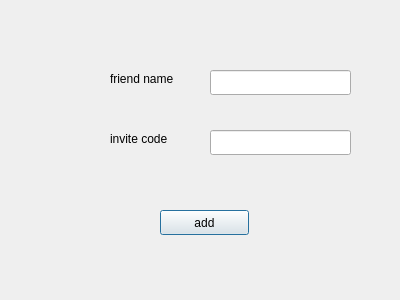
<?xml version="1.0" encoding="UTF-8"?>
<ui version="4.0">
 <class>addfriend</class>
 <widget class="QDialog" name="addfriend">
  <property name="geometry">
   <rect>
    <x>0</x>
    <y>0</y>
    <width>400</width>
    <height>300</height>
   </rect>
  </property>
  <property name="windowTitle">
   <string>Dialog</string>
  </property>
  <widget class="QLineEdit" name="lineEdit_name">
   <property name="geometry">
    <rect>
     <x>210</x>
     <y>70</y>
     <width>141</width>
     <height>25</height>
    </rect>
   </property>
  </widget>
  <widget class="QLineEdit" name="lineEdit_invitecode">
   <property name="geometry">
    <rect>
     <x>210</x>
     <y>130</y>
     <width>141</width>
     <height>25</height>
    </rect>
   </property>
  </widget>
  <widget class="QLabel" name="label">
   <property name="geometry">
    <rect>
     <x>110</x>
     <y>70</y>
     <width>101</width>
     <height>17</height>
    </rect>
   </property>
   <property name="text">
    <string>friend name</string>
   </property>
  </widget>
  <widget class="QLabel" name="label_2">
   <property name="geometry">
    <rect>
     <x>110</x>
     <y>130</y>
     <width>101</width>
     <height>17</height>
    </rect>
   </property>
   <property name="text">
    <string>invite code</string>
   </property>
  </widget>
  <widget class="QPushButton" name="btn_add">
   <property name="geometry">
    <rect>
     <x>160</x>
     <y>210</y>
     <width>89</width>
     <height>25</height>
    </rect>
   </property>
   <property name="text">
    <string>add</string>
   </property>
  </widget>
 </widget>
 <resources/>
 <connections/>
</ui>
